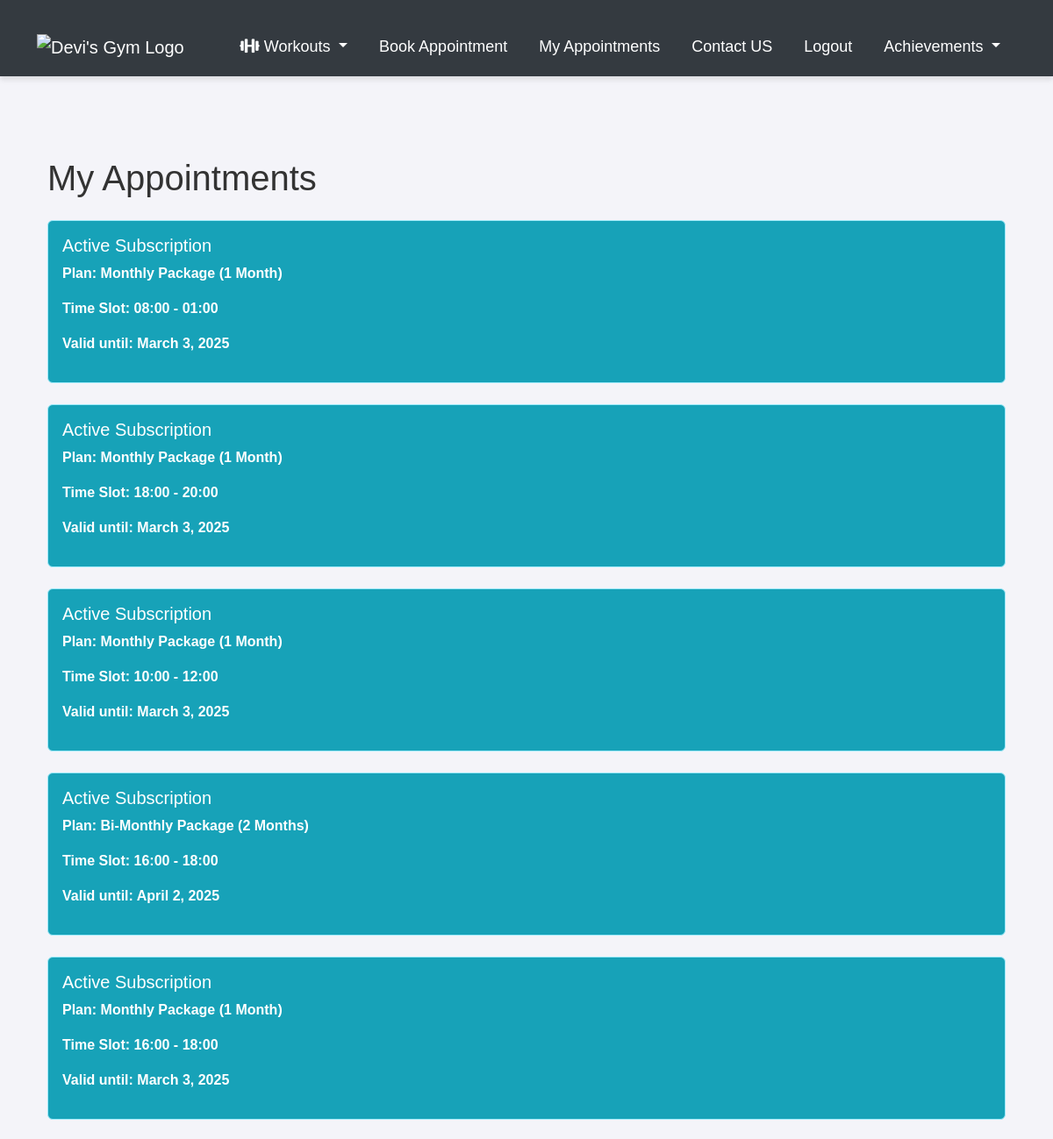
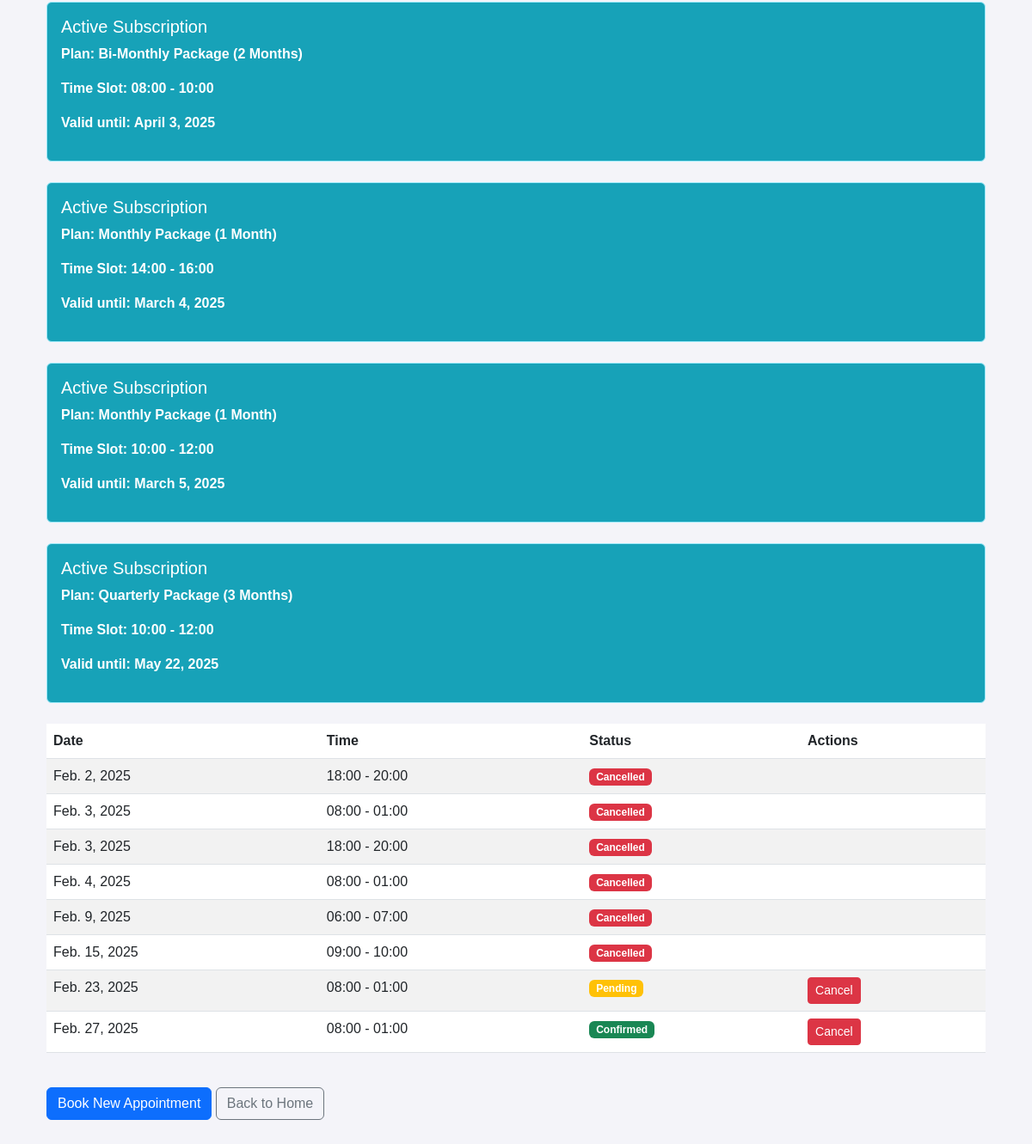
Screenshot of /my-appointments/ (signed in) with the database file from the repository (2 pictures, top to bottom).
### appointments/models.py (models this page shows, shortened)
class UserSubscription(models.Model):
    user = models.ForeignKey(User, on_delete=models.CASCADE)
    plan = models.ForeignKey(SubscriptionPlan, on_delete=models.CASCADE)
    start_date = models.DateField()
    end_date = models.DateField()
    time_slot = models.ForeignKey(TimeSlot, on_delete=models.CASCADE)
    is_active = models.BooleanField(default=True)

class SubscriptionPlan(models.Model):
    DURATION_CHOICES = [
        (1, '1 Month'),
        (2, '2 Months'),
        (3, '3 Months'),
        (12, '1 Year'),
    ]
    name = models.CharField(max_length=100)
    duration_months = models.IntegerField(choices=DURATION_CHOICES)
    price = models.DecimalField(max_digits=10, decimal_places=2)
    description = models.TextField(blank=True)

class TimeSlot(models.Model):
    start_time = models.TimeField()
    end_time = models.TimeField()
    is_available = models.BooleanField(default=True)
    def __str__(self):
        return f"{self.start_time.strftime('%H:%M')} - {self.end_time.strftime('%H:%M')}"

class Appointment(models.Model):
    user = models.ForeignKey(User, on_delete=models.CASCADE)
    user_subscription = models.ForeignKey(UserSubscription, on_delete=models.CASCADE, null=True, blank=True)
    date = models.DateField()
    time_slot = models.ForeignKey(TimeSlot, on_delete=models.CASCADE)
    created_at = models.DateTimeField(auto_now_add=True)
    STATUS_CHOICES = [
        ('pending', 'Pending'),
        ('confirmed', 'Confirmed'),
        ('cancelled', 'Cancelled'),
    ]
    status = models.CharField(max_length=10, choices=STATUS_CHOICES, default='pending')
    class Meta:
        unique_together = ['date', 'time_slot']

### appointments/views.py (the view)
# urls.py: path('my-appointments/', views.my_appointments, name='my_appointments'),
@login_required
def my_appointments(request):
    appointments = Appointment.objects.filter(
        user=request.user
    ).select_related('time_slot', 'user_subscription').order_by('date', 'time_slot__start_time')
    return render(request, 'appointments/my_appointments.html', {
        'appointments': appointments
    })

### appointments/templates/appointments/my_appointments.html (shortened to what this page needs)
{% extends 'appointments/base.html' %}
{% block content %}
<div class="container py-5">
    <h1 class="mb-4">My Appointments</h1>
    {% if user.usersubscription_set.all %}
        {% for subscription in user.usersubscription_set.all %}
            {% if subscription.is_active %}
            <div class="alert alert-info mb-4">
                <h5 class="alert-heading">Active Subscription</h5>
                <p>Plan: {{ subscription.plan.name }} ({{ subscription.plan.get_duration_months_display }})</p>
                <p>Time Slot: {{ subscription.time_slot }}</p>
                <p>Valid until: {{ subscription.end_date }}</p>
            </div>
            {% endif %}
        {% endfor %}
    {% endif %}
    {% if appointments %}
        <div class="table-responsive">
            <table class="table table-striped">
                <thead>
                    <tr>
                        <th>Date</th>
                        <th>Time</th>
                        <th>Status</th>
                        <th>Actions</th>
                    </tr>
                </thead>
                <tbody>
                    {% for appointment in appointments %}
                    <tr>
                        <td>{{ appointment.date }}</td>
                        <td>{{ appointment.time_slot }}</td>
                        <td>
                            {% if appointment.status == 'pending' %}
                                <span class="badge bg-warning">Pending</span>
                            {% elif appointment.status == 'confirmed' %}
                                <span class="badge bg-success">Confirmed</span>
                            {% else %}
                                <span class="badge bg-danger">Cancelled</span>
                            {% endif %}
                        </td>
                        <td>
                            {% if appointment.status != 'cancelled' %}
                                <a href="{% url 'cancel_appointment' appointment.id %}"
                                   class="btn btn-danger btn-sm"
                                   onclick="return confirm('Are you sure you want to cancel this appointment?')">
                                    Cancel
                                </a>
                            {% endif %}
                        </td>
                    </tr>
                    {% endfor %}
                </tbody>
            </table>
        </div>
    {% endif %}
    <div class="mt-4">
        <a href="{% url 'book_appointment' %}" class="btn btn-primary">Book New Appointment</a>
        <a href="{% url 'home' %}" class="btn btn-outline-secondary">Back to Home</a>
    </div>
</div>
{% endblock %}

### appointments/templates/appointments/base.html (style rules this page uses)
body { font-family: 'Arial', sans-serif; background-color: #f4f4f9; color: #333; }
.container { padding-top: 20px; }
.alert { margin-top: 20px; font-size: 16px; font-weight: 600; }
.alert-info { background-color: #17a2b8; color: white; }

### rows the page displays
UserSubscription: plan.name "Monthly Package", plan.duration_months "1 Month", time_slot "08:00 - 01:00", end_date "March 3, 2025"
UserSubscription: plan.name "Monthly Package", plan.duration_months "1 Month", time_slot "18:00 - 20:00", end_date "March 3, 2025"
UserSubscription: plan.name "Monthly Package", plan.duration_months "1 Month", time_slot "10:00 - 12:00", end_date "March 3, 2025"
UserSubscription: plan.name "Bi-Monthly Package", plan.duration_months "2 Months", time_slot "16:00 - 18:00", end_date "April 2, 2025"
UserSubscription: plan.name "Monthly Package", plan.duration_months "1 Month", time_slot "16:00 - 18:00", end_date "March 3, 2025"
UserSubscription: plan.name "Bi-Monthly Package", plan.duration_months "2 Months", time_slot "08:00 - 10:00", end_date "April 3, 2025"
UserSubscription: plan.name "Monthly Package", plan.duration_months "1 Month", time_slot "14:00 - 16:00", end_date "March 4, 2025"
UserSubscription: plan.name "Monthly Package", plan.duration_months "1 Month", time_slot "10:00 - 12:00", end_date "March 5, 2025"
UserSubscription: plan.name "Quarterly Package", plan.duration_months "3 Months", time_slot "10:00 - 12:00", end_date "May 22, 2025"
Appointment: date "Feb. 2, 2025", time_slot "18:00 - 20:00", status "Cancelled"
Appointment: date "Feb. 3, 2025", time_slot "08:00 - 01:00", status "Cancelled"
Appointment: date "Feb. 3, 2025", time_slot "18:00 - 20:00", status "Cancelled"
Appointment: date "Feb. 4, 2025", time_slot "08:00 - 01:00", status "Cancelled"
Appointment: date "Feb. 9, 2025", time_slot "06:00 - 07:00", status "Cancelled"
Appointment: date "Feb. 15, 2025", time_slot "09:00 - 10:00", status "Cancelled"
Appointment: date "Feb. 23, 2025", time_slot "08:00 - 01:00", status "Pending"
Appointment: date "Feb. 27, 2025", time_slot "08:00 - 01:00", status "Confirmed"
